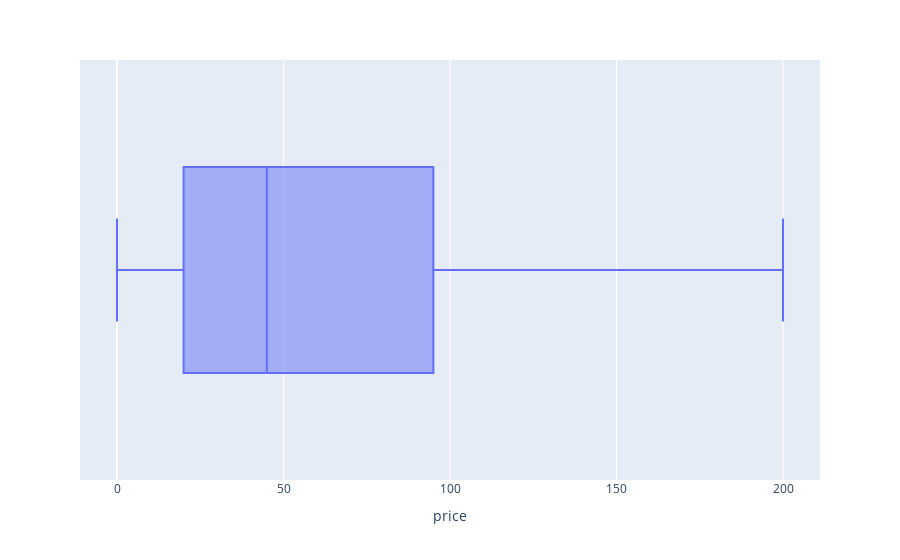

The code cell stored with this chart in its notebook:
### Code cell
fig = px.box(df1, x="price",hover_data=df1[["course_title","subject"]])
fig.show()

### Figure 1 — Plotly figure (JSON) as saved in the notebook; plotly's stock layout.template omitted (floating-point values rounded to 4 significant figures; data arrays with more than 128 entries replaced by an {"elided": "..."} marker saying what was removed)
{"data": [{"alignmentgroup": "True", "customdata": {"elided": "3678x2 str values"}, "hovertemplate": "price=%{x}<br>course_title=%{customdata[0]}<br>subject=%{customdata[1]}<extra></extra>", "legendgroup": "", "marker": {"color": "#636efa"}, "name": "", "notched": false, "offsetgroup": "", "orientation": "h", "showlegend": false, "type": "box", "x": {"elided": "3678 int values"}, "x0": " ", "xaxis": "x", "y0": " ", "yaxis": "y"}], "layout": {"boxmode": "group", "legend": {"tracegroupgap": 0}, "margin": {"t": 60}, "xaxis": {"anchor": "y", "domain": [0, 1], "title": {"text": "price"}}, "yaxis": {"anchor": "x", "domain": [0, 1]}}}
